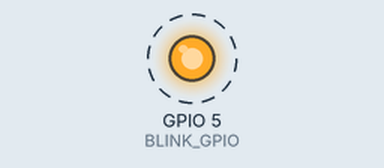
Simulated run of this program. Board: ESP32. Shown: output pins drawn as LEDs (lit = HIGH). Dashed ring = blinking.

Above: at 0.2 s.
Timing chart, 0 to 3.0 s (numbered marks = the images above):
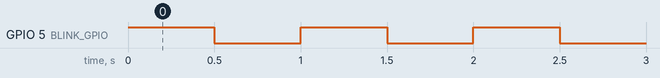

The program:

main.cpp
```cpp
#include <stdio.h>
#include "freertos/FreeRTOS.h"
#include "freertos/task.h"
#include "driver/gpio.h"
#include "esp_log.h"
#include "esp_system.h"

static const char *TAG = "MAIN";

// Nutze das IDF-Enum statt nackter 5
static constexpr gpio_num_t BLINK_GPIO = GPIO_NUM_5;

extern "C" void app_main(void)
{
    ESP_LOGI(TAG, "ESP32-P4 starter project booting");

    gpio_config_t io_conf = {};
    io_conf.pin_bit_mask = 1ULL << static_cast<uint32_t>(BLINK_GPIO);
    io_conf.mode = GPIO_MODE_OUTPUT;
    io_conf.pull_up_en = GPIO_PULLUP_DISABLE;
    io_conf.pull_down_en = GPIO_PULLDOWN_DISABLE;
    io_conf.intr_type = GPIO_INTR_DISABLE;
    gpio_config(&io_conf);

    while (true) {
        gpio_set_level(BLINK_GPIO, 1);
        ESP_LOGI(TAG, "LED ON");
        vTaskDelay(pdMS_TO_TICKS(500));

        gpio_set_level(BLINK_GPIO, 0);
        ESP_LOGI(TAG, "LED OFF");
        vTaskDelay(pdMS_TO_TICKS(500));
    }
}
```

Measured:
- by itself, GPIO 5 (BLINK_GPIO): alternates HIGH for 0.50 s and LOW for 0.50 s
